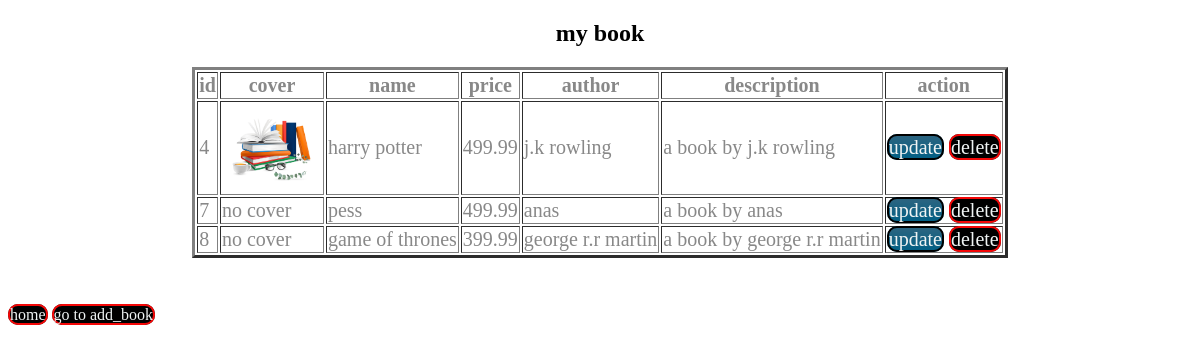
Screenshot of /app1/ with the database file from the repository.
### app1/models.py (models this page shows, shortened)
class book (models.Model):
    name =models.CharField (max_length=100)
    author=models.CharField(max_length=100)
    price=models.DecimalField(max_digits=7,decimal_places=2)
    description=models.TextField()
    cover=models.ImageField(upload_to='covers/',null=True,blank=True)

### app1/views.py (the view)
# urls.py: path("app1/",views.view_book,name="app") ,
def view_book(request):
    a=book.objects.all()
    return render (request,'view_book.html',{'book':a})

### app1/templates/view_book.html (shortened to what this page needs)
<!DOCTYPE html>
<html lang="en">
<head>
</head>
<body>
    <h2>my book</h2>
    <table border="3">
        <tr>
            <th>id</th>
            <th>cover</th>
            <th>name</th>
            <th>price</th>
            <th>author</th>
            <th>description</th>
            <th >action</th>
        </tr>
        {%for i in book%}
        <tr>
            <td>{{i.id}}</td>
            <td>
                {%if i.cover%}
                    <img src="{{ i.cover.url}}" width="100">
                {% else %}
                   no cover
                {% endif%}
            </td>
            <td>{{i.name}}</td>
            <td>{{i.price}}</td>
            <td>{{i.author}}</td>
            <td>{{i.description}}</td>
            <td><a href="{% url 'update' i.id  %}" class="now">update</a>
            <a href="{% url 'delete' i.id %}">delete</a></td>
        </tr>
        {%endfor%}
    </table>
    <br>
    <a href="{% url 'home' %}">home</a>
    <a href="{% url 'add_book'%}">go to add_book</a>
</body>
</html>

### app1/templates/view_book.html (style rules this page uses)
a { color: rgb(240, 244, 244); text-decoration: none; border: 2px solid rgb(244, 7, 7); border-radius: 10px; background-color: black; }
table { font-size: 20px; margin: auto; margin-bottom: 30px; color: rgb(136,136,136); }
h2 { text-align: center; justify-content: center; }
.now { border: none; background: linear-gradient(rgba(6,72,105,0.849),rgb(3,96,133)); border: 2px solid black; }

### rows the page displays
book: id "4", cover (picture), name "harry potter", price "499.99", author "j.k rowling", description "a book by j.k rowling"
book: id "7", shows "no cover", name "pess", price "499.99", author "anas", description "a book by anas"
book: id "8", shows "no cover", name "game of thrones", price "399.99", author "george r.r martin", description "a book by george r.r martin"
